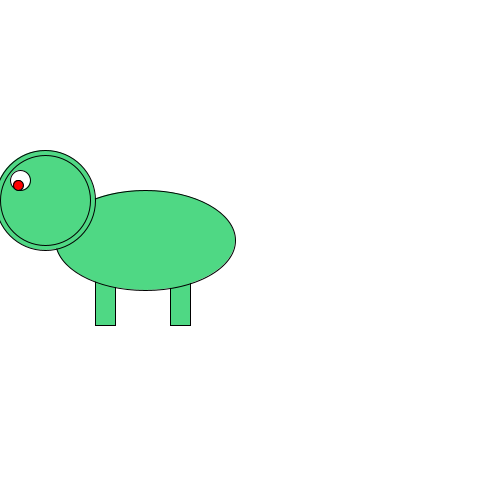
Frame 1 (no input)
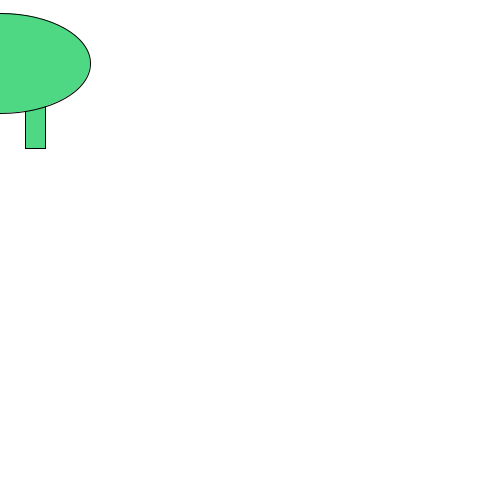
Frame 60 (the mouse pressed at the canvas centre just before this capture)
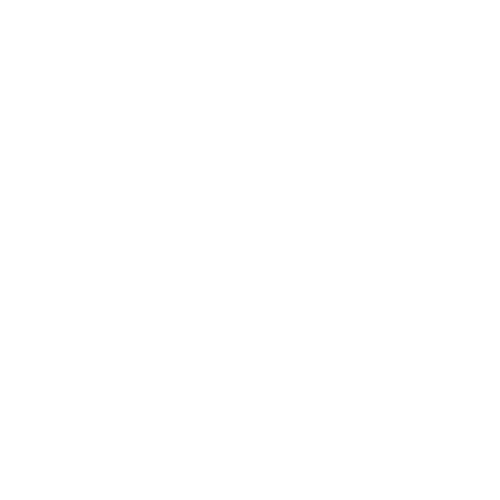
Frame 120 (the mouse held since frame 60 and released just before this capture)

The Processing sketch that drew these frames (run headless with seeded random() and noise(); from frame 60 on, the mouse is pressed at the canvas centre):

// Processing sketch: processing_128608
// ── processing_128608.pde

int monsterX;
int monsterY;
 
void setup() {
  size(500, 500);
  monsterX = 145;
  monsterY = 240;
 
}
 
 
void draw() {
  background(255, 255, 255);
   
  stroke(0);
  fill(79, 216, 132);
  rect(monsterX-50, monsterY+35, 20, 50);
 
  stroke(0);
  fill(79, 216, 132);
  rect(monsterX+25, monsterY+35, 20, 50);
 
  stroke(0);
  fill(79, 216, 132);
  ellipseMode(CENTER);
  ellipse(monsterX, monsterY, 180, 100);
 
  stroke(0);
  fill(79, 216, 132);
  ellipseMode(CENTER);
  ellipse(monsterX-100, monsterY-40, 100, 100);
 
  stroke(0);
  fill(79, 216, 132);
  ellipseMode(CENTER);
  ellipse(monsterX-100, monsterY-40, 90, 90);
 
  fill(255, 255, 255);
  ellipseMode(CENTER);
  ellipse(monsterX-125, monsterY-60, 20, 20);
 
  fill(0);
  ellipseMode(CENTER);
  ellipse(monsterX-127, monsterY-55, 9, 9);
 
  fill(255, 0, 0);
  ellipseMode(CENTER);
  ellipse(monsterX-127, monsterY-55, 10, 10);
 
/*bewegend omhoog*/
  monsterY = monsterY - 3;
   /*bewegend met muis*/
  monsterX = mouseX;
 /*herhaling*/
  if (monsterY==-150){
     monsterY=900;
 }
}
